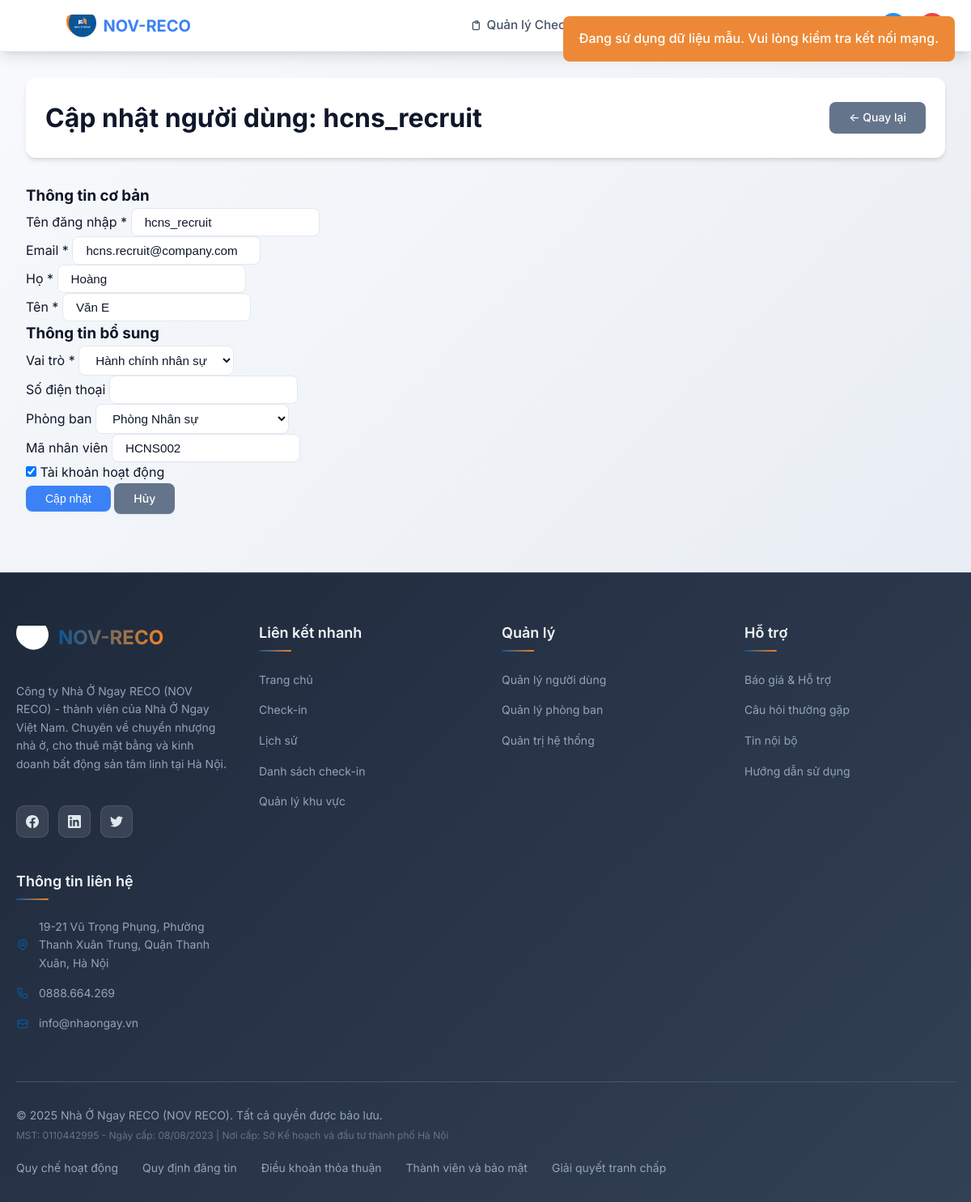
The page /users/11/update/ (signed in) on the database its author committed.
### users/models.py (models this page shows, shortened)
class User(AbstractUser):
    role = models.CharField(
        max_length=20,
        choices=UserRole.choices,
        default=UserRole.EMPLOYEE,
        help_text="Vai trò của người dùng trong hệ thống",
    )
    phone = models.CharField(
        max_length=15, blank=True, help_text="Số điện thoại"
    )
    department = models.ForeignKey(
        Department,
        on_delete=models.SET_NULL,
        null=True,
        blank=True,
        related_name='employees',
        help_text="Phòng ban"
    )
    employee_id = models.CharField(
        max_length=20, blank=True, unique=True, help_text="Mã nhân viên"
    )
    def is_admin(self):
        return self.role == UserRole.ADMIN or self.is_superuser
    def is_manager(self):
        return self.role == UserRole.MANAGER
    @property
    def is_admin_user(self):
        return self.is_admin()
    @property
    def is_manager_user(self):
        return self.is_manager()
    class Meta:
        verbose_name = "Người dùng"
        verbose_name_plural = "Người dùng"

### users/views.py (the view)
# urls.py: path("<int:user_id>/update/", views.user_update_view, name="user_update"),
@user_management_required
def user_update_view(request, user_id):
    user = get_object_or_404(User, id=user_id)
    if request.method == "POST":
        form = UserUpdateForm(request.POST, instance=user)
        if form.is_valid():
            form.save()
            messages.success(
                request, f"Đã cập nhật thông tin {user.username} thành công!"
            )
            return redirect("users:user_list")
    else:
        form = UserUpdateForm(instance=user)
    return render(
        request,
        "users/user_form.html",
        {
            "form": form,
            "title": f"Cập nhật người dùng: {user.username}",
            "submit_text": "Cập nhật",
            "user": user,
        },
    )

### users/forms.py
class UserUpdateForm(forms.ModelForm):
    class Meta:
        model = User
        fields = (
            "username",
            "email",
            "first_name",
            "last_name",
            "role",
            "phone",
            "department",
            "employee_id",
            "is_active",
        )
    def __init__(self, *args, **kwargs):
        super().__init__(*args, **kwargs)
        for field in self.fields.values():
            field.widget.attrs.update({"class": "form-control"})

### users/models.py (called while the page is built)
    def __str__(self):
        return self.name

### templates/users/user_form.html (shortened to what this page needs)
{% extends 'base.html' %}
{% load static %}
{% block extra_css %}
<link rel="stylesheet" href="{% static 'css/users.css' %}">
{% endblock %}
{% block content %}
<div class="users-page">
  <div class="page-header">
    <h1>{{ title }}</h1>
    <a href="{% url 'users:user_list' %}" class="btn btn-secondary">
      ← Quay lại
    </a>
  </div>
  <div class="form-container">
    <form method="POST" class="user-form">
      <div class="form-section">
        <h3>Thông tin cơ bản</h3>
        <div class="form-row">
          <div class="form-group">
            <label for="{{ form.username.id_for_label }}">Tên đăng nhập *</label>
            {{ form.username }}
          </div>
          <div class="form-group">
            <label for="{{ form.email.id_for_label }}">Email *</label>
            {{ form.email }}
          </div>
        </div>
        <div class="form-row">
          <div class="form-group">
            <label for="{{ form.first_name.id_for_label }}">Họ *</label>
            {{ form.first_name }}
          </div>
          <div class="form-group">
            <label for="{{ form.last_name.id_for_label }}">Tên *</label>
            {{ form.last_name }}
          </div>
        </div>
      </div>
      <div class="form-section">
        <h3>Thông tin bổ sung</h3>
        <div class="form-row">
          <div class="form-group">
            <label for="{{ form.role.id_for_label }}">Vai trò *</label>
            {{ form.role }}
          </div>
          <div class="form-group">
            <label for="{{ form.phone.id_for_label }}">Số điện thoại</label>
            {{ form.phone }}
          </div>
        </div>
        <div class="form-row">
          <div class="form-group">
            <label for="{{ form.department.id_for_label }}">Phòng ban</label>
            {{ form.department }}
          </div>
          <div class="form-group">
            <label for="{{ form.employee_id.id_for_label }}">Mã nhân viên</label>
            {{ form.employee_id }}
          </div>
        </div>
        {% if form.is_active %}
        <div class="form-row">
          <div class="form-group">
            <label class="checkbox-label">
              {{ form.is_active }}
              <span class="checkbox-text">Tài khoản hoạt động</span>
            </label>
          </div>
        </div>
        {% endif %}
      </div>
      <div class="form-actions">
        <button type="submit" class="btn btn-primary">
          {{ submit_text }}
        </button>
        <a href="{% url 'users:user_list' %}" class="btn btn-secondary">
          Hủy
        </a>
      </div>
    </form>
  </div>
</div>
{% endblock %}

### static/css/base.css (style rules this page uses)
* { margin: 0; padding: 0; box-sizing: border-box; }
body, html { margin: 0; padding: 0; width: 100%; height: 100%; overflow-x: hidden; }
:root { --primary-color: #3b82f6; --primary-hover: #2563eb; --secondary-color: #64748b; --accent-color: #06b6d4; --success-color: #10b981; --warning-color: #f59e0b; --error-color: #ef4444; --bg-primary: #ffffff; --bg-secondary: #f8fafc; --bg-tertiary: #f1f5f9; --text-primary: #0f172a; --text-secondary: #475569; --text-muted: #64748b; --border-color: #e2e8f0; --border-hover: #cbd5e1; --shadow-sm: 0 1px 2px 0 rgb(0 0 0 / 0.05); --shadow-md: 0 4px 6px -1px rgb(0 0 0 / 0.1), 0 2px 4px -2px rgb(0 0 0 / 0.1); --shadow-lg: 0 10px 15px -3px rgb(0 0 0 / 0.1), 0 4px 6px -4px rgb(0 0 0 / 0.1); --shadow-xl: 0 20px 25px -5px rgb(0 0 0 / 0.1), 0 8px 10px -6px rgb(0 0 0 / 0.1); --radius-sm: 0.375rem; --radius-md: 0.5rem; --radius-lg: 0.75rem; --radius-xl: 1rem; --spacing-xs: 0.25rem; --spacing-sm: 0.5rem; --spacing-md: 1rem; --spacing-lg: 1.5rem; --spacing-xl: 2rem; --spacing-2xl: 3rem; }
body { font-family: 'Inter', -apple-system, BlinkMacSystemFont, 'Segoe UI', Roboto, Oxygen, Ubuntu, Cantarell, sans-serif; background: linear-gradient(135deg, #f8fafc 0%, #e2e8f0 100%); min-height: 100vh; color: var(--text-primary); line-height: 1.6; font-size: 16px; margin: 0; padding: 0; display: flex; flex-direction: column; }
.btn { display: inline-flex; align-items: center; gap: var(--spacing-sm); padding: var(--spacing-sm) var(--spacing-lg); background: var(--primary-color); color: white; text-decoration: none; border-radius: var(--radius-md); font-weight: 500; font-size: 0.875rem; transition: all 0.2s ease; border: none; cursor: pointer; box-shadow: var(--shadow-sm); }
.btn-secondary { background: var(--secondary-color); }

### static/css/users.css (style rules this page uses)
.users-page { max-width: 1200px; margin: 0 auto; padding-bottom: 40px; }
.users-page .page-header { display: flex; justify-content: space-between; align-items: center; margin-bottom: var(--spacing-xl); padding: var(--spacing-lg); background: var(--bg-primary); border-radius: var(--radius-lg); box-shadow: var(--shadow-md); }
.page-header h1 { font-size: 2rem; font-weight: 700; color: var(--text-primary); margin: 0; }
.users-page .form-control { padding: var(--spacing-sm) var(--spacing-md); border: 1px solid var(--border-color); border-radius: var(--radius-md); font-size: 0.95rem; background: var(--bg-primary); color: var(--text-primary); transition: all 0.2s ease; }

### rows shown on the page
User: username "hcns_recruit", email "hcns.recruit@company.com", first_name "Hoàng", last_name "Văn E", role "Hành chính nhân sự", department "Phòng Nhân sự", employee_id "HCNS002", is_active "☑"

### other values the page prints
{{ title }} "Cập nhật người dùng: hcns_recruit"
{{ submit_text }} "Cập nhật"
{{ current_year|default:"2025" }} "2025"
